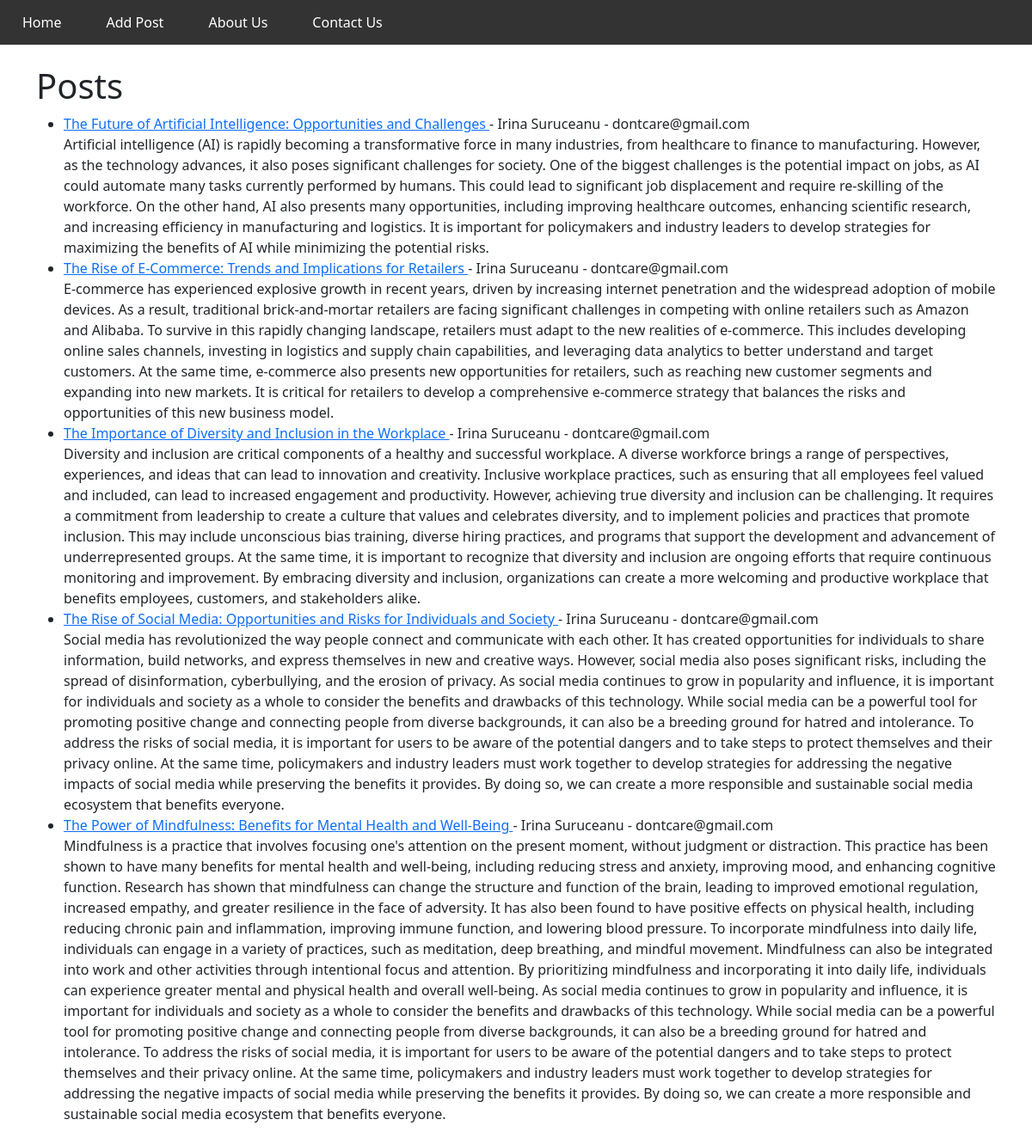
The page / on the database its author committed.
### theblog/models.py (models this page shows, shortened)
class Post(models.Model):
	title = models.CharField(max_length=255)
	title_tag = models.CharField(max_length=255)
	author = models.ForeignKey(User, on_delete=models.CASCADE)
	body = models.TextField()

### theblog/views.py (the view)
# urls.py: path('', HomeView.as_view(), name='home'),
class HomeView(ListView):
	model = Post
	template_name = 'home.html'

### theblog/templates/home.html
{% extends 'base.html' %}
{% block content %}
<h1>Posts</h1>
<ul>
{% for post in object_list %}
	<li><a href="{% url 'article-detail' post.pk %}"> {{ post.title }} </a> - {{ post.author.first_name }} {{ post.author.last_name }} - {{ post.author.email }} <br/>
	{{ post.body }}</li>
{% endfor %}
</ul>
{% endblock %}

### theblog/templates/base.html (shortened to what this page needs)
<!doctype html>
<html lang="en">
  <head>
    <link href="https://cdn.jsdelivr.net/npm/bootstrap@5.0.2/dist/css/bootstrap.min.css" rel="stylesheet">
  </head>
  <body>
    <nav>
      <ul>
        <li><a href="{% url 'home' %}">Home</a></li>
        <li><a href="{% url 'add_post' %}">Add Post</a></li>
        <li><a href="#">About Us</a></li>
        <li><a href="#">Contact Us</a></li>
      </ul>
    </nav>
    <br/>
    <div class="container">
    {% block content %}
    {% endblock %}
    </div>
  </body>
</html>

### theblog/templates/base.html (style rules this page uses)
nav { background-color: #333; overflow: hidden; }
nav ul { list-style-type: none; margin: 0; padding: 0; display: flex; }
nav li { margin: 0 10px; }
nav li a { display: block; color: white; text-align: center; padding: 14px 16px; text-decoration: none; }

### rows shown on the page
Post: title "The Future of Artificial Intelligence: Opportunities and Challenges", author.first_name "Irina", author.last_name "Suruceanu", author.email "dontcare@gmail.com", body "Artificial intelligence (AI) is rapidly becoming a transformative force in many industries, from healthcare to finance to manufacturing. However, as the technology advances, it also poses significant challenges for society. One of the biggest challenges is the potential impact on jobs, as AI could automate many tasks currently performed by humans. This could lead to significant job displacement and require re-skilling of the workforce. On the other hand, AI also presents many opportunities, including improving healthcare outcomes, enhancing scientific research, and increasing efficiency in manufacturing and logistics. It is important for policymakers and industry leaders to develop…"
Post: title "The Rise of E-Commerce: Trends and Implications for Retailers", author.first_name "Irina", author.last_name "Suruceanu", author.email "dontcare@gmail.com", body "E-commerce has experienced explosive growth in recent years, driven by increasing internet penetration and the widespread adoption of mobile devices. As a result, traditional brick-and-mortar retailers are facing significant challenges in competing with online retailers such as Amazon and Alibaba. To survive in this rapidly changing landscape, retailers must adapt to the new realities of e-commerce. This includes developing online sales channels, investing in logistics and supply chain capabilities, and leveraging data analytics to better understand and target customers. At the same time, e-commerce also presents new opportunities for retailers, such as reaching new customer segments and…"
Post: title "The Importance of Diversity and Inclusion in the Workplace", author.first_name "Irina", author.last_name "Suruceanu", author.email "dontcare@gmail.com", body "Diversity and inclusion are critical components of a healthy and successful workplace. A diverse workforce brings a range of perspectives, experiences, and ideas that can lead to innovation and creativity. Inclusive workplace practices, such as ensuring that all employees feel valued and included, can lead to increased engagement and productivity. However, achieving true diversity and inclusion can be challenging. It requires a commitment from leadership to create a culture that values and celebrates diversity, and to implement policies and practices that promote inclusion. This may include unconscious bias training, diverse hiring practices, and programs that support the development and…"
Post: title "The Rise of Social Media: Opportunities and Risks for Individuals and Society", author.first_name "Irina", author.last_name "Suruceanu", author.email "dontcare@gmail.com", body "Social media has revolutionized the way people connect and communicate with each other. It has created opportunities for individuals to share information, build networks, and express themselves in new and creative ways. However, social media also poses significant risks, including the spread of disinformation, cyberbullying, and the erosion of privacy. As social media continues to grow in popularity and influence, it is important for individuals and society as a whole to consider the benefits and drawbacks of this technology. While social media can be a powerful tool for promoting positive change and connecting people from diverse backgrounds, it can also be a breeding ground for hatred and…"
Post: title "The Power of Mindfulness: Benefits for Mental Health and Well-Being", author.first_name "Irina", author.last_name "Suruceanu", author.email "dontcare@gmail.com", body "Mindfulness is a practice that involves focusing one's attention on the present moment, without judgment or distraction. This practice has been shown to have many benefits for mental health and well-being, including reducing stress and anxiety, improving mood, and enhancing cognitive function. Research has shown that mindfulness can change the structure and function of the brain, leading to improved emotional regulation, increased empathy, and greater resilience in the face of adversity. It has also been found to have positive effects on physical health, including reducing chronic pain and inflammation, improving immune function, and lowering blood pressure. To incorporate mindfulness into…"
